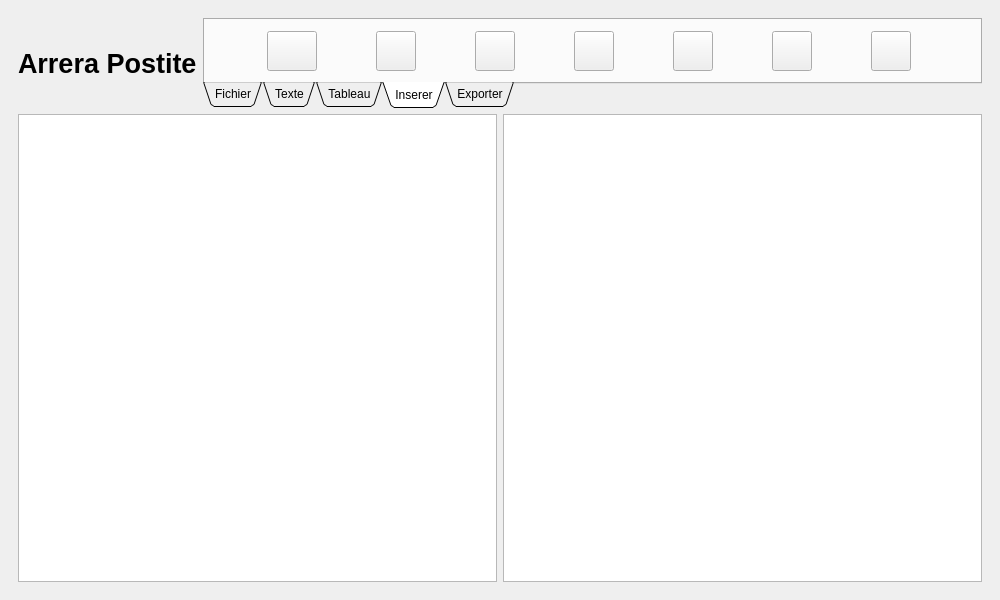
<?xml version="1.0" encoding="UTF-8"?>
<ui version="4.0">
 <class>CUIAPostite</class>
 <widget class="QMainWindow" name="CUIAPostite">
  <property name="geometry">
   <rect>
    <x>0</x>
    <y>0</y>
    <width>1000</width>
    <height>600</height>
   </rect>
  </property>
  <property name="windowTitle">
   <string>Arrera Postite</string>
  </property>
  <property name="windowIcon">
   <iconset resource="postitesrc.qrc">
    <normaloff>:/img/icon postite.png</normaloff>:/img/icon postite.png</iconset>
  </property>
  <widget class="QWidget" name="centralwidget">
   <layout class="QVBoxLayout" name="verticalLayout">
    <item>
     <widget class="QStackedWidget" name="postite">
      <property name="currentIndex">
       <number>0</number>
      </property>
      <widget class="QWidget" name="main">
       <layout class="QVBoxLayout" name="verticalLayout_2">
        <item>
         <layout class="QHBoxLayout" name="horizontalLayout">
          <item>
           <widget class="QLabel" name="label">
            <property name="maximumSize">
             <size>
              <width>16777215</width>
              <height>40</height>
             </size>
            </property>
            <property name="font">
             <font>
              <pointsize>20</pointsize>
              <bold>true</bold>
             </font>
            </property>
            <property name="text">
             <string>Arrera Postite</string>
            </property>
           </widget>
          </item>
          <item>
           <widget class="QTabWidget" name="tabonsere">
            <property name="maximumSize">
             <size>
              <width>16777215</width>
              <height>90</height>
             </size>
            </property>
            <property name="tabPosition">
             <enum>QTabWidget::TabPosition::South</enum>
            </property>
            <property name="tabShape">
             <enum>QTabWidget::TabShape::Triangular</enum>
            </property>
            <property name="currentIndex">
             <number>3</number>
            </property>
            <widget class="QWidget" name="Fichier">
             <attribute name="title">
              <string>Fichier</string>
             </attribute>
             <layout class="QHBoxLayout" name="horizontalLayout_10">
              <item>
               <widget class="QPushButton" name="IDC_OPEN">
                <property name="maximumSize">
                 <size>
                  <width>40</width>
                  <height>40</height>
                 </size>
                </property>
                <property name="text">
                 <string/>
                </property>
                <property name="icon">
                 <iconset resource="postitesrc.qrc">
                  <normaloff>:/img/open.png</normaloff>:/img/open.png</iconset>
                </property>
                <property name="iconSize">
                 <size>
                  <width>40</width>
                  <height>40</height>
                 </size>
                </property>
               </widget>
              </item>
              <item>
               <widget class="QPushButton" name="IDC_NEW">
                <property name="maximumSize">
                 <size>
                  <width>40</width>
                  <height>40</height>
                 </size>
                </property>
                <property name="text">
                 <string/>
                </property>
                <property name="icon">
                 <iconset resource="postitesrc.qrc">
                  <normaloff>:/img/new.png</normaloff>:/img/new.png</iconset>
                </property>
                <property name="iconSize">
                 <size>
                  <width>40</width>
                  <height>40</height>
                 </size>
                </property>
               </widget>
              </item>
              <item>
               <widget class="QPushButton" name="IDC_SAVE">
                <property name="maximumSize">
                 <size>
                  <width>40</width>
                  <height>40</height>
                 </size>
                </property>
                <property name="text">
                 <string/>
                </property>
                <property name="icon">
                 <iconset resource="postitesrc.qrc">
                  <normaloff>:/img/save.png</normaloff>:/img/save.png</iconset>
                </property>
                <property name="iconSize">
                 <size>
                  <width>40</width>
                  <height>40</height>
                 </size>
                </property>
               </widget>
              </item>
              <item>
               <widget class="QPushButton" name="IDC_PARA">
                <property name="maximumSize">
                 <size>
                  <width>40</width>
                  <height>40</height>
                 </size>
                </property>
                <property name="text">
                 <string/>
                </property>
                <property name="icon">
                 <iconset resource="postitesrc.qrc">
                  <normaloff>:/img/parametre.png</normaloff>:/img/parametre.png</iconset>
                </property>
                <property name="iconSize">
                 <size>
                  <width>40</width>
                  <height>40</height>
                 </size>
                </property>
               </widget>
              </item>
              <item>
               <widget class="QPushButton" name="IDC_QUIT">
                <property name="maximumSize">
                 <size>
                  <width>40</width>
                  <height>40</height>
                 </size>
                </property>
                <property name="text">
                 <string/>
                </property>
                <property name="icon">
                 <iconset resource="postitesrc.qrc">
                  <normaloff>:/img/quit.png</normaloff>:/img/quit.png</iconset>
                </property>
                <property name="iconSize">
                 <size>
                  <width>35</width>
                  <height>35</height>
                 </size>
                </property>
               </widget>
              </item>
             </layout>
            </widget>
            <widget class="QWidget" name="texte">
             <attribute name="title">
              <string>Texte</string>
             </attribute>
             <layout class="QHBoxLayout" name="horizontalLayout_3">
              <item>
               <widget class="QPushButton" name="IDC_TITRE1">
                <property name="minimumSize">
                 <size>
                  <width>40</width>
                  <height>0</height>
                 </size>
                </property>
                <property name="maximumSize">
                 <size>
                  <width>0</width>
                  <height>40</height>
                 </size>
                </property>
                <property name="font">
                 <font>
                  <pointsize>16</pointsize>
                  <bold>false</bold>
                 </font>
                </property>
                <property name="text">
                 <string>H1</string>
                </property>
               </widget>
              </item>
              <item>
               <widget class="QPushButton" name="IDC_TITRE2">
                <property name="minimumSize">
                 <size>
                  <width>40</width>
                  <height>0</height>
                 </size>
                </property>
                <property name="maximumSize">
                 <size>
                  <width>0</width>
                  <height>40</height>
                 </size>
                </property>
                <property name="font">
                 <font>
                  <pointsize>16</pointsize>
                  <bold>false</bold>
                 </font>
                </property>
                <property name="text">
                 <string>H2</string>
                </property>
               </widget>
              </item>
              <item>
               <widget class="QPushButton" name="IDC_TITRE3">
                <property name="minimumSize">
                 <size>
                  <width>40</width>
                  <height>0</height>
                 </size>
                </property>
                <property name="maximumSize">
                 <size>
                  <width>0</width>
                  <height>40</height>
                 </size>
                </property>
                <property name="font">
                 <font>
                  <pointsize>16</pointsize>
                  <bold>false</bold>
                 </font>
                </property>
                <property name="text">
                 <string>H3</string>
                </property>
               </widget>
              </item>
              <item>
               <widget class="QPushButton" name="IDC_GRAS">
                <property name="minimumSize">
                 <size>
                  <width>40</width>
                  <height>0</height>
                 </size>
                </property>
                <property name="maximumSize">
                 <size>
                  <width>0</width>
                  <height>40</height>
                 </size>
                </property>
                <property name="font">
                 <font>
                  <pointsize>16</pointsize>
                  <bold>true</bold>
                  <kerning>false</kerning>
                 </font>
                </property>
                <property name="text">
                 <string>B</string>
                </property>
               </widget>
              </item>
              <item>
               <widget class="QPushButton" name="IDC_ITALIQUE">
                <property name="minimumSize">
                 <size>
                  <width>40</width>
                  <height>0</height>
                 </size>
                </property>
                <property name="maximumSize">
                 <size>
                  <width>0</width>
                  <height>40</height>
                 </size>
                </property>
                <property name="font">
                 <font>
                  <pointsize>16</pointsize>
                  <italic>true</italic>
                  <bold>false</bold>
                  <kerning>false</kerning>
                 </font>
                </property>
                <property name="text">
                 <string>I</string>
                </property>
               </widget>
              </item>
              <item>
               <widget class="QPushButton" name="IDC_BARRE">
                <property name="minimumSize">
                 <size>
                  <width>40</width>
                  <height>0</height>
                 </size>
                </property>
                <property name="maximumSize">
                 <size>
                  <width>0</width>
                  <height>40</height>
                 </size>
                </property>
                <property name="font">
                 <font>
                  <pointsize>15</pointsize>
                  <bold>false</bold>
                  <strikeout>true</strikeout>
                  <kerning>false</kerning>
                 </font>
                </property>
                <property name="text">
                 <string>b</string>
                </property>
               </widget>
              </item>
             </layout>
            </widget>
            <widget class="QWidget" name="tableau">
             <attribute name="title">
              <string>Tableau</string>
             </attribute>
             <layout class="QHBoxLayout" name="horizontalLayout_11">
              <item>
               <widget class="QPushButton" name="IDC_3X3">
                <property name="minimumSize">
                 <size>
                  <width>90</width>
                  <height>40</height>
                 </size>
                </property>
                <property name="maximumSize">
                 <size>
                  <width>90</width>
                  <height>40</height>
                 </size>
                </property>
                <property name="font">
                 <font>
                  <pointsize>16</pointsize>
                  <bold>false</bold>
                 </font>
                </property>
                <property name="text">
                 <string>3 X 3</string>
                </property>
               </widget>
              </item>
              <item>
               <widget class="QPushButton" name="IDC_6X6">
                <property name="minimumSize">
                 <size>
                  <width>90</width>
                  <height>40</height>
                 </size>
                </property>
                <property name="maximumSize">
                 <size>
                  <width>90</width>
                  <height>40</height>
                 </size>
                </property>
                <property name="font">
                 <font>
                  <pointsize>16</pointsize>
                  <bold>false</bold>
                 </font>
                </property>
                <property name="text">
                 <string>6 X 6</string>
                </property>
               </widget>
              </item>
              <item>
               <widget class="QPushButton" name="IDC_10X10">
                <property name="minimumSize">
                 <size>
                  <width>90</width>
                  <height>40</height>
                 </size>
                </property>
                <property name="maximumSize">
                 <size>
                  <width>90</width>
                  <height>40</height>
                 </size>
                </property>
                <property name="font">
                 <font>
                  <pointsize>16</pointsize>
                  <bold>false</bold>
                 </font>
                </property>
                <property name="text">
                 <string>10 X 10</string>
                </property>
               </widget>
              </item>
              <item>
               <widget class="QPushButton" name="IDC_OTHER">
                <property name="minimumSize">
                 <size>
                  <width>90</width>
                  <height>40</height>
                 </size>
                </property>
                <property name="maximumSize">
                 <size>
                  <width>90</width>
                  <height>40</height>
                 </size>
                </property>
                <property name="font">
                 <font>
                  <pointsize>16</pointsize>
                  <bold>false</bold>
                 </font>
                </property>
                <property name="text">
                 <string>AUTRE</string>
                </property>
               </widget>
              </item>
             </layout>
            </widget>
            <widget class="QWidget" name="inserer">
             <attribute name="title">
              <string>Inserer</string>
             </attribute>
             <layout class="QHBoxLayout" name="horizontalLayout_12">
              <item>
               <widget class="QPushButton" name="IDC_ADDCITATION">
                <property name="minimumSize">
                 <size>
                  <width>50</width>
                  <height>40</height>
                 </size>
                </property>
                <property name="maximumSize">
                 <size>
                  <width>40</width>
                  <height>40</height>
                 </size>
                </property>
                <property name="text">
                 <string/>
                </property>
                <property name="icon">
                 <iconset resource="postitesrc.qrc">
                  <normaloff>:/img/citation.png</normaloff>:/img/citation.png</iconset>
                </property>
                <property name="iconSize">
                 <size>
                  <width>40</width>
                  <height>40</height>
                 </size>
                </property>
               </widget>
              </item>
              <item>
               <widget class="QPushButton" name="IDC_ADDLISTEPUCE">
                <property name="minimumSize">
                 <size>
                  <width>40</width>
                  <height>40</height>
                 </size>
                </property>
                <property name="maximumSize">
                 <size>
                  <width>40</width>
                  <height>40</height>
                 </size>
                </property>
                <property name="text">
                 <string/>
                </property>
                <property name="icon">
                 <iconset resource="postitesrc.qrc">
                  <normaloff>:/img/listePuce.png</normaloff>:/img/listePuce.png</iconset>
                </property>
                <property name="iconSize">
                 <size>
                  <width>40</width>
                  <height>40</height>
                 </size>
                </property>
               </widget>
              </item>
              <item>
               <widget class="QPushButton" name="IDC_ADDLISTENUMERO">
                <property name="minimumSize">
                 <size>
                  <width>40</width>
                  <height>40</height>
                 </size>
                </property>
                <property name="maximumSize">
                 <size>
                  <width>40</width>
                  <height>40</height>
                 </size>
                </property>
                <property name="text">
                 <string/>
                </property>
                <property name="icon">
                 <iconset resource="postitesrc.qrc">
                  <normaloff>:/img/listeNumerote.png</normaloff>:/img/listeNumerote.png</iconset>
                </property>
                <property name="iconSize">
                 <size>
                  <width>40</width>
                  <height>40</height>
                 </size>
                </property>
               </widget>
              </item>
              <item>
               <widget class="QPushButton" name="IDC_ADDLIGNE">
                <property name="minimumSize">
                 <size>
                  <width>40</width>
                  <height>40</height>
                 </size>
                </property>
                <property name="maximumSize">
                 <size>
                  <width>40</width>
                  <height>40</height>
                 </size>
                </property>
                <property name="text">
                 <string/>
                </property>
                <property name="icon">
                 <iconset resource="postitesrc.qrc">
                  <normaloff>:/img/ligne.png</normaloff>:/img/ligne.png</iconset>
                </property>
                <property name="iconSize">
                 <size>
                  <width>35</width>
                  <height>35</height>
                 </size>
                </property>
               </widget>
              </item>
              <item>
               <widget class="QPushButton" name="IDC_ADDCHECKBOX">
                <property name="minimumSize">
                 <size>
                  <width>40</width>
                  <height>40</height>
                 </size>
                </property>
                <property name="maximumSize">
                 <size>
                  <width>40</width>
                  <height>40</height>
                 </size>
                </property>
                <property name="text">
                 <string/>
                </property>
                <property name="icon">
                 <iconset resource="postitesrc.qrc">
                  <normaloff>:/img/checkbox.png</normaloff>:/img/checkbox.png</iconset>
                </property>
                <property name="iconSize">
                 <size>
                  <width>40</width>
                  <height>40</height>
                 </size>
                </property>
               </widget>
              </item>
              <item>
               <widget class="QPushButton" name="IDC_ADDLIENINTERNET">
                <property name="minimumSize">
                 <size>
                  <width>40</width>
                  <height>40</height>
                 </size>
                </property>
                <property name="maximumSize">
                 <size>
                  <width>40</width>
                  <height>40</height>
                 </size>
                </property>
                <property name="text">
                 <string/>
                </property>
                <property name="icon">
                 <iconset resource="postitesrc.qrc">
                  <normaloff>:/img/lien.png</normaloff>:/img/lien.png</iconset>
                </property>
                <property name="iconSize">
                 <size>
                  <width>40</width>
                  <height>40</height>
                 </size>
                </property>
               </widget>
              </item>
              <item>
               <widget class="QPushButton" name="IDC_INSERECODE">
                <property name="minimumSize">
                 <size>
                  <width>40</width>
                  <height>40</height>
                 </size>
                </property>
                <property name="maximumSize">
                 <size>
                  <width>40</width>
                  <height>40</height>
                 </size>
                </property>
                <property name="text">
                 <string/>
                </property>
                <property name="iconSize">
                 <size>
                  <width>40</width>
                  <height>40</height>
                 </size>
                </property>
               </widget>
              </item>
             </layout>
            </widget>
            <widget class="QWidget" name="exportPage">
             <attribute name="title">
              <string>Exporter</string>
             </attribute>
             <layout class="QHBoxLayout" name="horizontalLayout_5">
              <item>
               <widget class="QPushButton" name="IDC_PRINT">
                <property name="minimumSize">
                 <size>
                  <width>40</width>
                  <height>0</height>
                 </size>
                </property>
                <property name="maximumSize">
                 <size>
                  <width>40</width>
                  <height>40</height>
                 </size>
                </property>
                <property name="text">
                 <string/>
                </property>
                <property name="icon">
                 <iconset resource="postitesrc.qrc">
                  <normaloff>:/img/imprimante.png</normaloff>:/img/imprimante.png</iconset>
                </property>
                <property name="iconSize">
                 <size>
                  <width>40</width>
                  <height>40</height>
                 </size>
                </property>
               </widget>
              </item>
              <item>
               <widget class="QPushButton" name="IDC_PRINDMD">
                <property name="maximumSize">
                 <size>
                  <width>40</width>
                  <height>40</height>
                 </size>
                </property>
                <property name="text">
                 <string/>
                </property>
                <property name="icon">
                 <iconset resource="postitesrc.qrc">
                  <normaloff>:/img/md.png</normaloff>:/img/md.png</iconset>
                </property>
                <property name="iconSize">
                 <size>
                  <width>40</width>
                  <height>40</height>
                 </size>
                </property>
               </widget>
              </item>
              <item>
               <widget class="QPushButton" name="IDC_PRINTPDF">
                <property name="minimumSize">
                 <size>
                  <width>40</width>
                  <height>0</height>
                 </size>
                </property>
                <property name="maximumSize">
                 <size>
                  <width>40</width>
                  <height>40</height>
                 </size>
                </property>
                <property name="text">
                 <string/>
                </property>
                <property name="icon">
                 <iconset resource="postitesrc.qrc">
                  <normaloff>:/img/pdf.png</normaloff>:/img/pdf.png</iconset>
                </property>
                <property name="iconSize">
                 <size>
                  <width>40</width>
                  <height>40</height>
                 </size>
                </property>
               </widget>
              </item>
              <item>
               <widget class="QPushButton" name="IDC_SAVEHTML">
                <property name="minimumSize">
                 <size>
                  <width>40</width>
                  <height>40</height>
                 </size>
                </property>
                <property name="maximumSize">
                 <size>
                  <width>40</width>
                  <height>40</height>
                 </size>
                </property>
                <property name="text">
                 <string>HTML</string>
                </property>
                <property name="iconSize">
                 <size>
                  <width>40</width>
                  <height>40</height>
                 </size>
                </property>
               </widget>
              </item>
             </layout>
            </widget>
           </widget>
          </item>
         </layout>
        </item>
        <item>
         <layout class="QHBoxLayout" name="horizontalLayout_4">
          <item>
           <widget class="MyTextEdit" name="ZONETEXTE">
            <property name="font">
             <font>
              <pointsize>20</pointsize>
             </font>
            </property>
            <property name="styleSheet">
             <string notr="true"/>
            </property>
           </widget>
          </item>
          <item>
           <widget class="QTextBrowser" name="VIEWFILEMAKEDOWN"/>
          </item>
         </layout>
        </item>
       </layout>
      </widget>
      <widget class="QWidget" name="pageFile">
       <layout class="QVBoxLayout" name="verticalLayout_13">
        <item>
         <widget class="QLabel" name="label_3">
          <property name="font">
           <font>
            <pointsize>20</pointsize>
           </font>
          </property>
          <property name="text">
           <string>Arrera Postite</string>
          </property>
          <property name="alignment">
           <set>Qt::AlignmentFlag::AlignCenter</set>
          </property>
         </widget>
        </item>
        <item>
         <layout class="QHBoxLayout" name="horizontalLayout_9">
          <item>
           <widget class="QTreeView" name="IDC_VIEWFILE"/>
          </item>
          <item>
           <layout class="QVBoxLayout" name="verticalLayout_12">
            <item>
             <widget class="QPushButton" name="IDC_ADDFILEACCEUIL">
              <property name="text">
               <string/>
              </property>
              <property name="icon">
               <iconset resource="postitesrc.qrc">
                <normaloff>:/img/new.png</normaloff>:/img/new.png</iconset>
              </property>
              <property name="iconSize">
               <size>
                <width>40</width>
                <height>40</height>
               </size>
              </property>
             </widget>
            </item>
            <item>
             <widget class="QPushButton" name="IDC_OPENOTHER">
              <property name="text">
               <string/>
              </property>
              <property name="icon">
               <iconset resource="postitesrc.qrc">
                <normaloff>:/img/open.png</normaloff>:/img/open.png</iconset>
              </property>
              <property name="iconSize">
               <size>
                <width>40</width>
                <height>40</height>
               </size>
              </property>
             </widget>
            </item>
            <item>
             <widget class="QPushButton" name="IDC_PARAMETREACCEUIL">
              <property name="text">
               <string/>
              </property>
              <property name="icon">
               <iconset resource="postitesrc.qrc">
                <normaloff>:/img/parametre.png</normaloff>:/img/parametre.png</iconset>
              </property>
              <property name="iconSize">
               <size>
                <width>40</width>
                <height>40</height>
               </size>
              </property>
             </widget>
            </item>
            <item>
             <widget class="QPushButton" name="IDC_QUITACCEUIL">
              <property name="text">
               <string/>
              </property>
              <property name="icon">
               <iconset resource="postitesrc.qrc">
                <normaloff>:/img/quit.png</normaloff>:/img/quit.png</iconset>
              </property>
              <property name="iconSize">
               <size>
                <width>40</width>
                <height>40</height>
               </size>
              </property>
             </widget>
            </item>
           </layout>
          </item>
         </layout>
        </item>
       </layout>
      </widget>
      <widget class="QWidget" name="para">
       <layout class="QVBoxLayout" name="verticalLayout_3">
        <item>
         <widget class="QLabel" name="label_2">
          <property name="font">
           <font>
            <pointsize>20</pointsize>
            <bold>true</bold>
           </font>
          </property>
          <property name="text">
           <string>Parametre Arrera Postite</string>
          </property>
          <property name="alignment">
           <set>Qt::AlignmentFlag::AlignCenter</set>
          </property>
         </widget>
        </item>
        <item>
         <spacer name="verticalSpacer">
          <property name="orientation">
           <enum>Qt::Orientation::Vertical</enum>
          </property>
          <property name="sizeHint" stdset="0">
           <size>
            <width>20</width>
            <height>40</height>
           </size>
          </property>
         </spacer>
        </item>
        <item>
         <widget class="QPushButton" name="IDC_SETEMPLACEMENT">
          <property name="font">
           <font>
            <pointsize>14</pointsize>
           </font>
          </property>
          <property name="text">
           <string>Choisir un emplacement</string>
          </property>
         </widget>
        </item>
        <item>
         <spacer name="verticalSpacer_3">
          <property name="orientation">
           <enum>Qt::Orientation::Vertical</enum>
          </property>
          <property name="sizeHint" stdset="0">
           <size>
            <width>20</width>
            <height>40</height>
           </size>
          </property>
         </spacer>
        </item>
        <item>
         <widget class="QPushButton" name="IDC_SETCOLOR">
          <property name="enabled">
           <bool>true</bool>
          </property>
          <property name="font">
           <font>
            <pointsize>14</pointsize>
           </font>
          </property>
          <property name="text">
           <string>Changement de couleur</string>
          </property>
         </widget>
        </item>
        <item>
         <spacer name="verticalSpacer_2">
          <property name="orientation">
           <enum>Qt::Orientation::Vertical</enum>
          </property>
          <property name="sizeHint" stdset="0">
           <size>
            <width>20</width>
            <height>40</height>
           </size>
          </property>
         </spacer>
        </item>
        <item>
         <layout class="QHBoxLayout" name="horizontalLayout_2">
          <item>
           <spacer name="horizontalSpacer_4">
            <property name="orientation">
             <enum>Qt::Orientation::Horizontal</enum>
            </property>
            <property name="sizeHint" stdset="0">
             <size>
              <width>40</width>
              <height>20</height>
             </size>
            </property>
           </spacer>
          </item>
          <item>
           <widget class="QPushButton" name="IDC_RETOUR">
            <property name="font">
             <font>
              <pointsize>14</pointsize>
             </font>
            </property>
            <property name="text">
             <string>Retour</string>
            </property>
           </widget>
          </item>
          <item>
           <spacer name="horizontalSpacer_5">
            <property name="orientation">
             <enum>Qt::Orientation::Horizontal</enum>
            </property>
            <property name="sizeHint" stdset="0">
             <size>
              <width>40</width>
              <height>20</height>
             </size>
            </property>
           </spacer>
          </item>
         </layout>
        </item>
       </layout>
      </widget>
      <widget class="QWidget" name="view">
       <layout class="QVBoxLayout" name="verticalLayout_7"/>
      </widget>
      <widget class="QWidget" name="manageTableau">
       <layout class="QVBoxLayout" name="verticalLayout_10">
        <item>
         <widget class="QLabel" name="IDC_TITLETABLEAU">
          <property name="font">
           <font>
            <pointsize>20</pointsize>
           </font>
          </property>
          <property name="text">
           <string>Tableau</string>
          </property>
          <property name="alignment">
           <set>Qt::AlignmentFlag::AlignCenter</set>
          </property>
         </widget>
        </item>
        <item>
         <spacer name="verticalSpacer_4">
          <property name="orientation">
           <enum>Qt::Orientation::Vertical</enum>
          </property>
          <property name="sizeHint" stdset="0">
           <size>
            <width>20</width>
            <height>40</height>
           </size>
          </property>
         </spacer>
        </item>
        <item>
         <layout class="QHBoxLayout" name="horizontalLayout_7">
          <item>
           <widget class="QLabel" name="IDC_COLONE">
            <property name="font">
             <font>
              <pointsize>14</pointsize>
             </font>
            </property>
            <property name="text">
             <string>Nombre de colone :</string>
            </property>
           </widget>
          </item>
          <item>
           <widget class="QSpinBox" name="IDC_SPINCOLONE"/>
          </item>
         </layout>
        </item>
        <item>
         <spacer name="verticalSpacer_6">
          <property name="orientation">
           <enum>Qt::Orientation::Vertical</enum>
          </property>
          <property name="sizeHint" stdset="0">
           <size>
            <width>20</width>
            <height>40</height>
           </size>
          </property>
         </spacer>
        </item>
        <item>
         <layout class="QHBoxLayout" name="horizontalLayout_8">
          <item>
           <widget class="QLabel" name="IDC_LIGNE">
            <property name="font">
             <font>
              <pointsize>14</pointsize>
             </font>
            </property>
            <property name="text">
             <string>Nombre de ligne :</string>
            </property>
           </widget>
          </item>
          <item>
           <widget class="QSpinBox" name="IDC_SPINLIGNE"/>
          </item>
         </layout>
        </item>
        <item>
         <spacer name="verticalSpacer_5">
          <property name="orientation">
           <enum>Qt::Orientation::Vertical</enum>
          </property>
          <property name="sizeHint" stdset="0">
           <size>
            <width>20</width>
            <height>40</height>
           </size>
          </property>
         </spacer>
        </item>
        <item>
         <layout class="QHBoxLayout" name="horizontalLayout_6">
          <item>
           <spacer name="horizontalSpacer_2">
            <property name="orientation">
             <enum>Qt::Orientation::Horizontal</enum>
            </property>
            <property name="sizeHint" stdset="0">
             <size>
              <width>40</width>
              <height>20</height>
             </size>
            </property>
           </spacer>
          </item>
          <item>
           <widget class="QPushButton" name="IDC_ADDTABLEAU">
            <property name="font">
             <font>
              <pointsize>15</pointsize>
             </font>
            </property>
            <property name="text">
             <string>Inserer</string>
            </property>
           </widget>
          </item>
          <item>
           <spacer name="horizontalSpacer">
            <property name="orientation">
             <enum>Qt::Orientation::Horizontal</enum>
            </property>
            <property name="sizeHint" stdset="0">
             <size>
              <width>40</width>
              <height>20</height>
             </size>
            </property>
           </spacer>
          </item>
          <item>
           <widget class="QPushButton" name="IDC_CANCELTABLEAU">
            <property name="font">
             <font>
              <pointsize>14</pointsize>
             </font>
            </property>
            <property name="text">
             <string>Annuler</string>
            </property>
           </widget>
          </item>
          <item>
           <spacer name="horizontalSpacer_3">
            <property name="orientation">
             <enum>Qt::Orientation::Horizontal</enum>
            </property>
            <property name="sizeHint" stdset="0">
             <size>
              <width>40</width>
              <height>20</height>
             </size>
            </property>
           </spacer>
          </item>
         </layout>
        </item>
       </layout>
      </widget>
      <widget class="QWidget" name="insersion">
       <layout class="QVBoxLayout" name="verticalLayout_9"/>
      </widget>
      <widget class="QWidget" name="pageexport">
       <layout class="QVBoxLayout" name="verticalLayout_8"/>
      </widget>
      <widget class="QWidget" name="colorSelect">
       <layout class="QVBoxLayout" name="verticalLayout_5"/>
      </widget>
     </widget>
    </item>
   </layout>
  </widget>
 </widget>
 <customwidgets>
  <customwidget>
   <class>MyTextEdit</class>
   <extends>QTextEdit</extends>
   <header location="global">mytextedit.h</header>
  </customwidget>
 </customwidgets>
 <resources>
  <include location="postitesrc.qrc"/>
 </resources>
 <connections/>
</ui>
